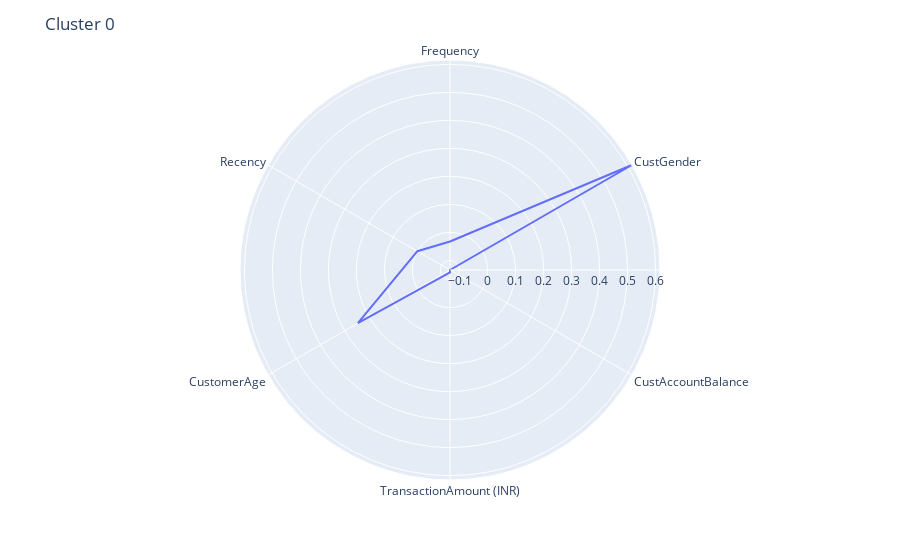
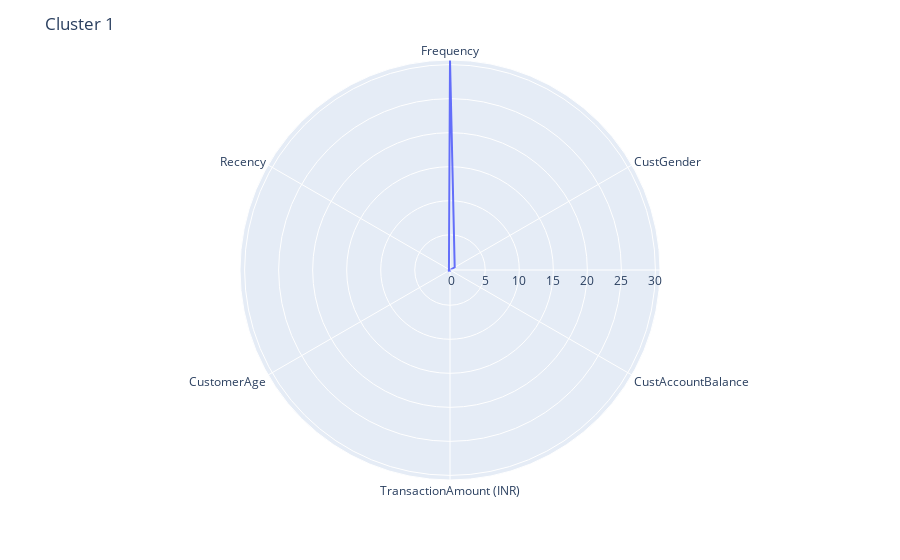
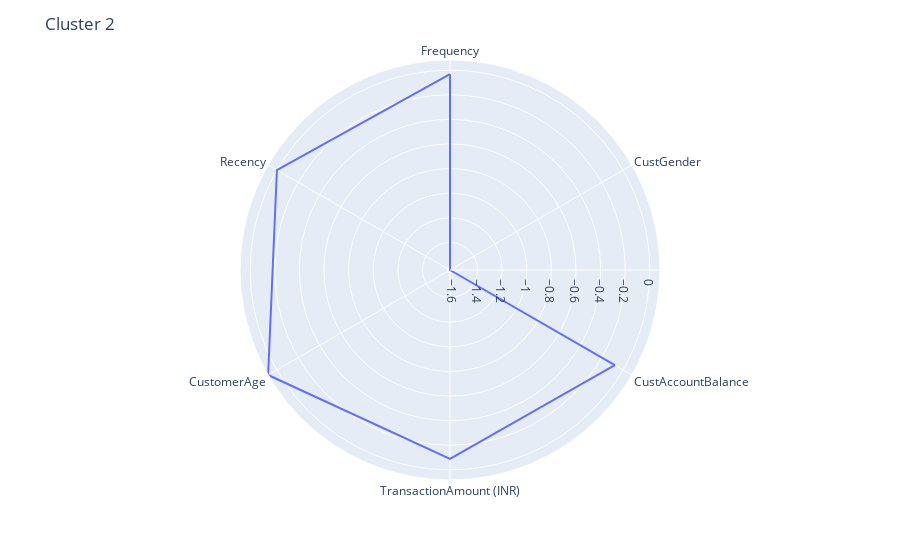
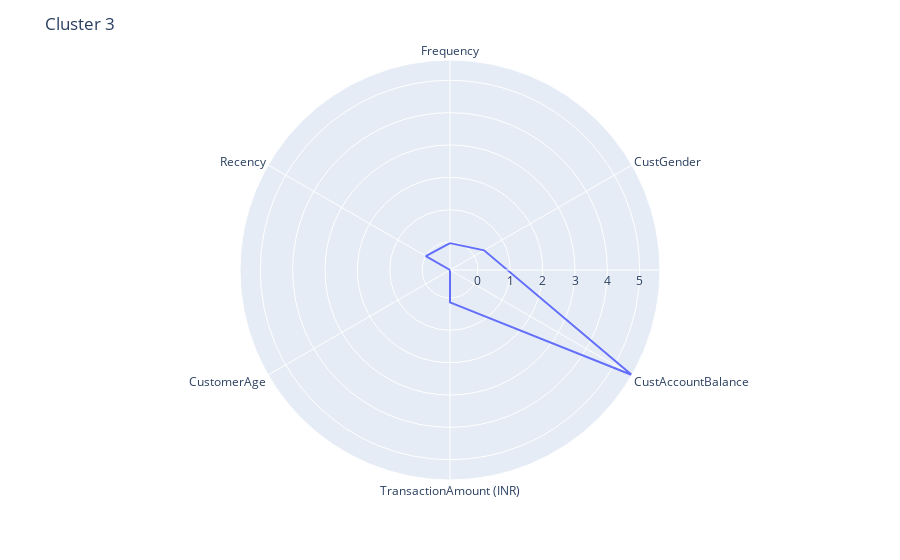

The notebook cell saved with these charts, in order:
### Markdown cell above
# Cluster Analysis

### Code cell
def plot_cluster(n_cluster):
    cluster = df_scaled[df_scaled['Label']==n_cluster].loc[:,:"Recency"]

    fig = px.line_polar(cluster,
                        r = cluster.mean().tolist(),
                        theta = cluster.columns.tolist(),
                        line_close = True)
    fig.update_layout(
        title="Cluster {}".format(n_cluster),
    )
    fig.show()

for i in range(0,6):
    plot_cluster(i)

### Figure 1 — Plotly figure (JSON) as saved in the notebook; plotly's stock layout.template omitted (floating-point values rounded to 4 significant figures)
{"data": [{"hovertemplate": "r=%{r}<br>theta=%{theta}<extra></extra>", "legendgroup": "", "line": {"color": "#636efa", "dash": "solid"}, "marker": {"symbol": "circle"}, "mode": "lines", "name": "", "r": [-0.0326, 0.6158, -0.1344, -0.1261, 0.2458, 0, -0.0326], "showlegend": false, "subplot": "polar", "theta": ["Frequency", "CustGender", "CustAccountBalance", "TransactionAmount (INR)", "CustomerAge", "Recency", "Frequency"], "type": "scatterpolar"}], "layout": {"legend": {"tracegroupgap": 0}, "margin": {"t": 60}, "polar": {"angularaxis": {"direction": "clockwise", "rotation": 90}, "domain": {"x": [0, 1], "y": [0, 1]}}, "title": {"text": "Cluster 0"}}}

### Figure 2 — Plotly figure (JSON) as saved in the notebook; plotly's stock layout.template omitted (floating-point values rounded to 4 significant figures)
{"data": [{"hovertemplate": "r=%{r}<br>theta=%{theta}<extra></extra>", "legendgroup": "", "line": {"color": "#636efa", "dash": "solid"}, "marker": {"symbol": "circle"}, "mode": "lines", "name": "", "r": [30.68, 0.6158, -0.1796, -0.08963, 0.01669, 0, 30.68], "showlegend": false, "subplot": "polar", "theta": ["Frequency", "CustGender", "CustAccountBalance", "TransactionAmount (INR)", "CustomerAge", "Recency", "Frequency"], "type": "scatterpolar"}], "layout": {"legend": {"tracegroupgap": 0}, "margin": {"t": 60}, "polar": {"angularaxis": {"direction": "clockwise", "rotation": 90}, "domain": {"x": [0, 1], "y": [0, 1]}}, "title": {"text": "Cluster 1"}}}

### Figure 3 — Plotly figure (JSON) as saved in the notebook; plotly's stock layout.template omitted (floating-point values rounded to 4 significant figures)
{"data": [{"hovertemplate": "r=%{r}<br>theta=%{theta}<extra></extra>", "legendgroup": "", "line": {"color": "#636efa", "dash": "solid"}, "marker": {"symbol": "circle"}, "mode": "lines", "name": "", "r": [-0.0326, -1.624, -0.07776, -0.08929, 0.08236, 0, -0.0326], "showlegend": false, "subplot": "polar", "theta": ["Frequency", "CustGender", "CustAccountBalance", "TransactionAmount (INR)", "CustomerAge", "Recency", "Frequency"], "type": "scatterpolar"}], "layout": {"legend": {"tracegroupgap": 0}, "margin": {"t": 60}, "polar": {"angularaxis": {"direction": "clockwise", "rotation": 90}, "domain": {"x": [0, 1], "y": [0, 1]}}, "title": {"text": "Cluster 2"}}}

### Figure 4 — Plotly figure (JSON) as saved in the notebook; plotly's stock layout.template omitted (floating-point values rounded to 4 significant figures)
{"data": [{"hovertemplate": "r=%{r}<br>theta=%{theta}<extra></extra>", "legendgroup": "", "line": {"color": "#636efa", "dash": "solid"}, "marker": {"symbol": "circle"}, "mode": "lines", "name": "", "r": [-0.0326, 0.3523, 5.626, 0.1378, -0.8632, 0, -0.0326], "showlegend": false, "subplot": "polar", "theta": ["Frequency", "CustGender", "CustAccountBalance", "TransactionAmount (INR)", "CustomerAge", "Recency", "Frequency"], "type": "scatterpolar"}], "layout": {"legend": {"tracegroupgap": 0}, "margin": {"t": 60}, "polar": {"angularaxis": {"direction": "clockwise", "rotation": 90}, "domain": {"x": [0, 1], "y": [0, 1]}}, "title": {"text": "Cluster 3"}}}
